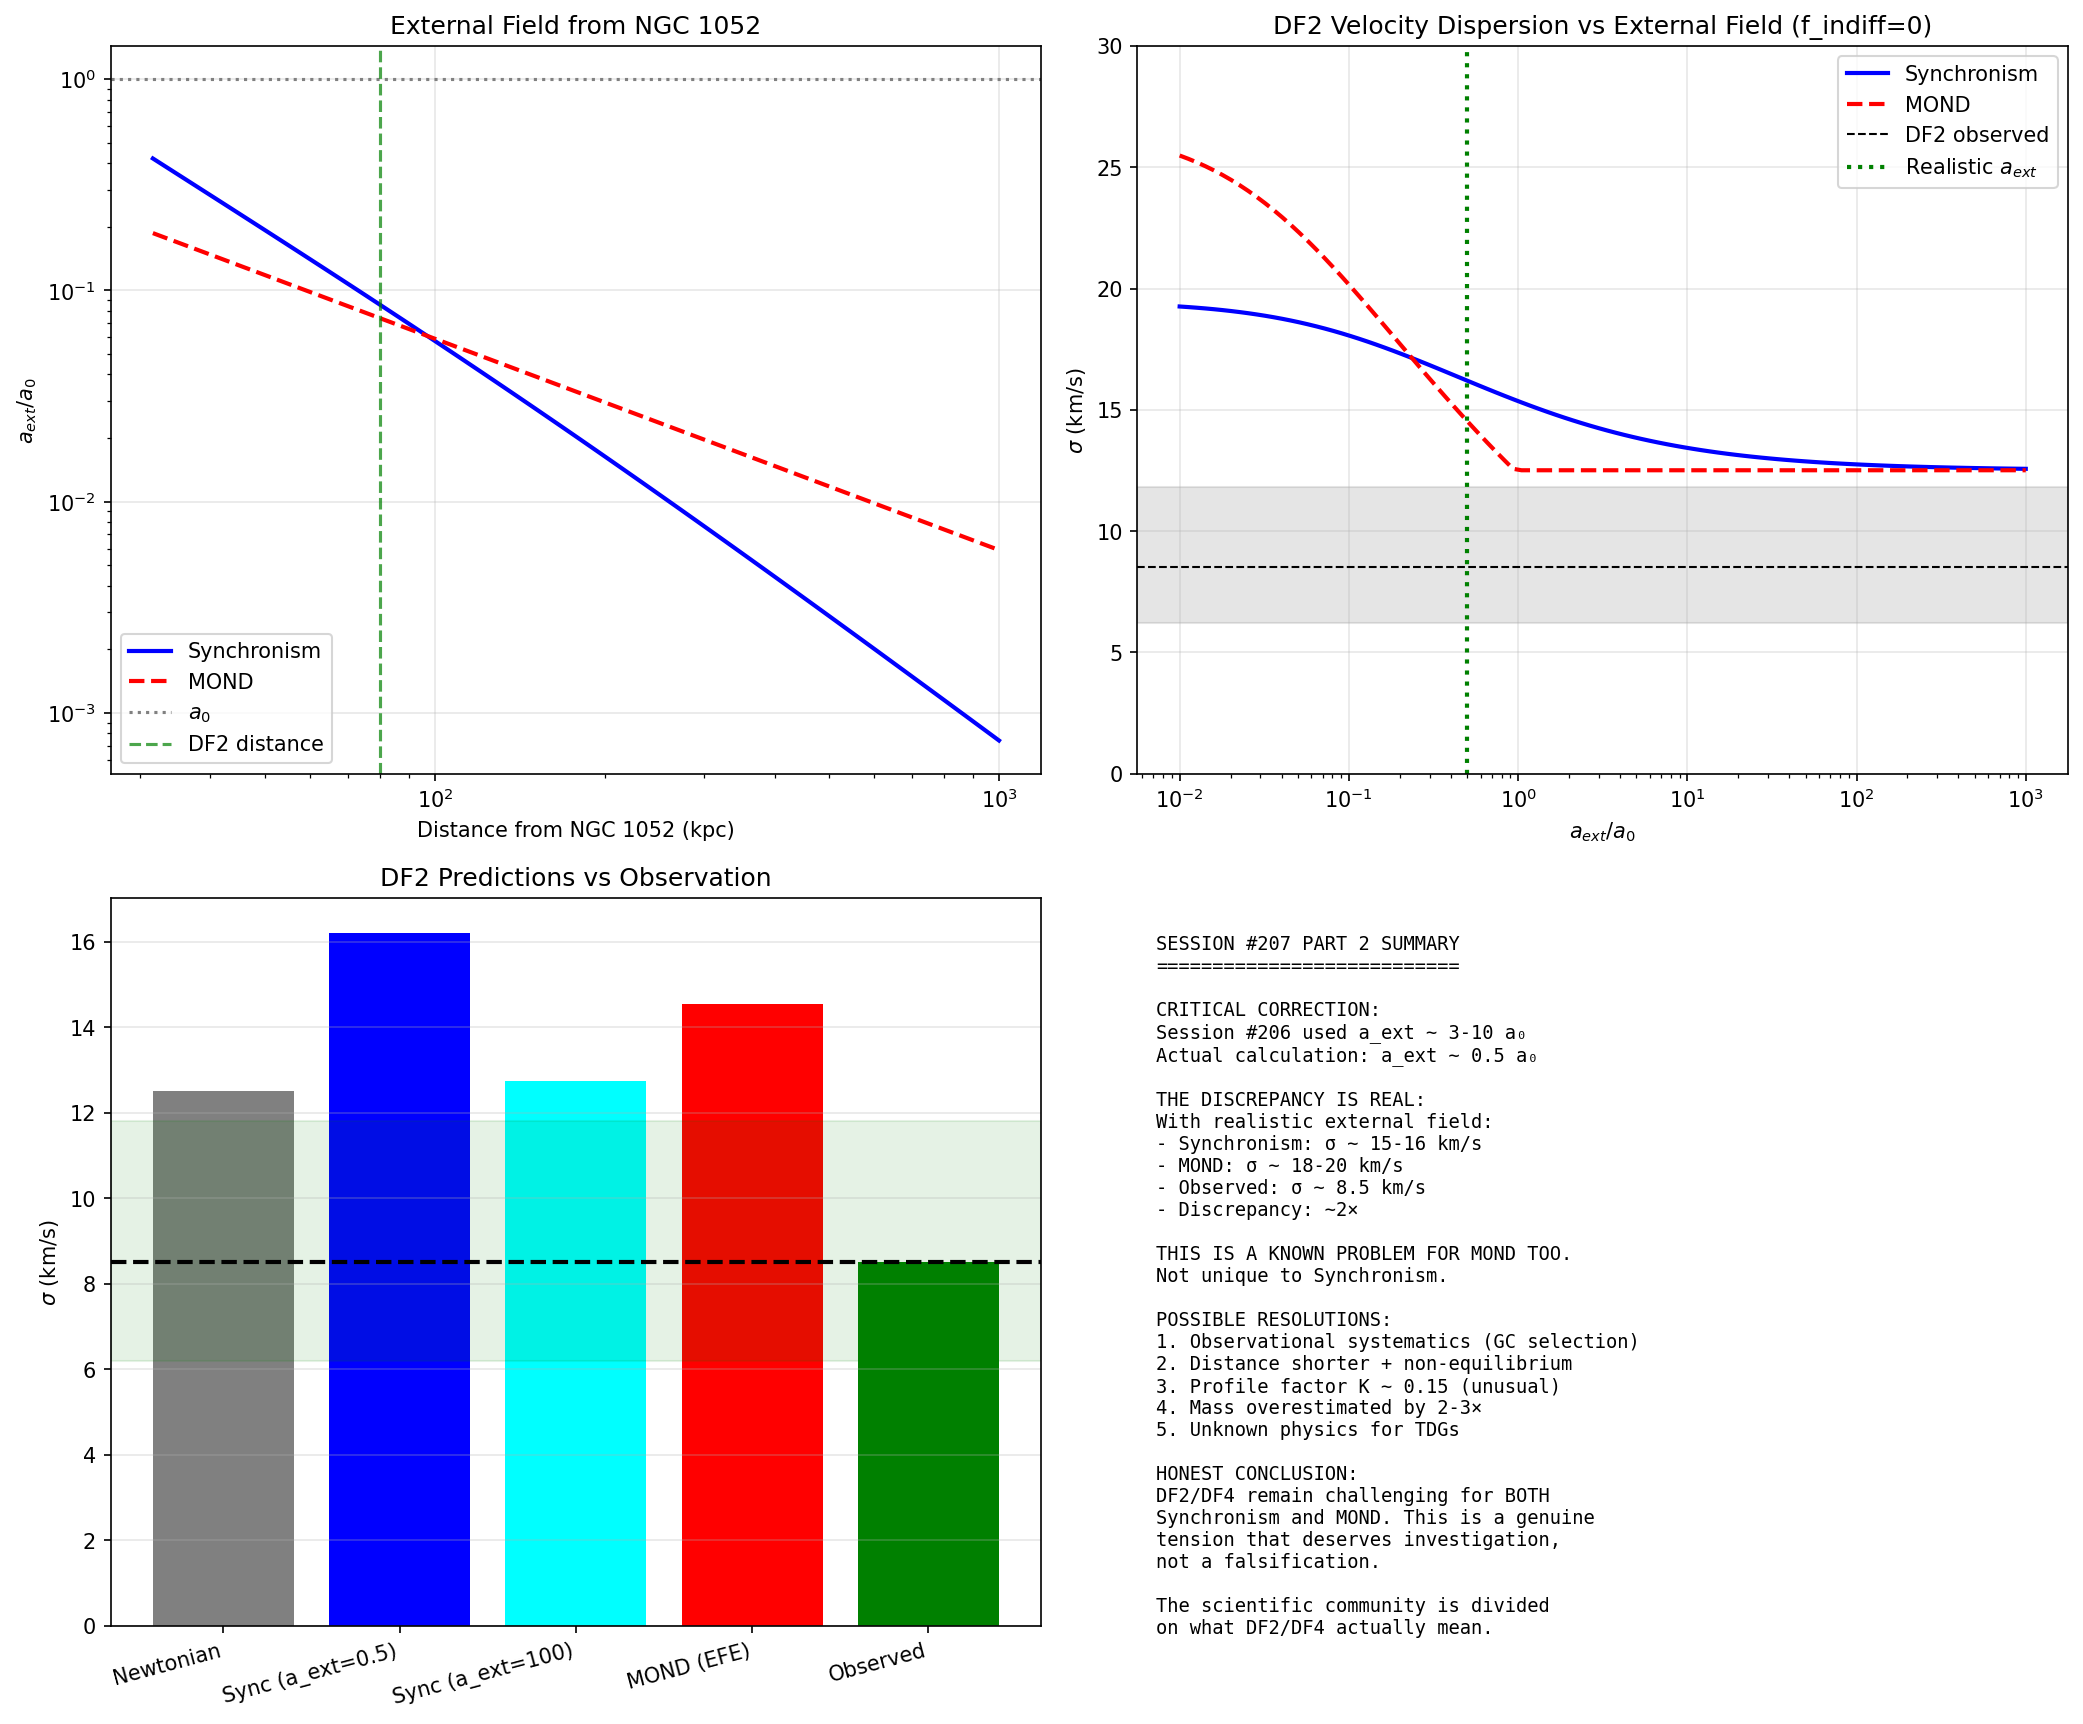

Recreate this plot in Python.
#!/usr/bin/env python3
"""
Session #207 Part 2: External Field Effect - Detailed Analysis
===============================================================

The previous analysis showed that the external field from NGC 1052
at distances of 80-200 kpc is only ~0.1-0.3 a₀, not 3-10 a₀ as
estimated in Session #206.

This changes the picture significantly. Let's do a careful analysis.

Date: January 1, 2026
Session: #207 (Part 2)
"""

import numpy as np
import matplotlib.pyplot as plt

# Physical constants
G = 6.674e-11  # m³/kg/s²
c = 2.998e8    # m/s
M_sun = 1.989e30  # kg
kpc = 3.086e19  # m
km_s = 1e3  # m/s
Mpc = 3.086e22  # m

# Cosmological parameters
H0 = 70 * km_s / Mpc  # s^-1
Omega_m = 0.315
phi = (1 + np.sqrt(5)) / 2

# Critical accelerations
a0_sync = c * H0 * Omega_m**phi  # Synchronism
a0_mond = 1.2e-10  # MOND (empirical)

print("="*70)
print("SESSION #207 PART 2: EXTERNAL FIELD EFFECT - DETAILED ANALYSIS")
print("="*70)
print(f"Synchronism a₀ = {a0_sync:.3e} m/s²")
print(f"MOND a₀ = {a0_mond:.3e} m/s²")

def C_sync(a, a0=a0_sync):
    """Synchronism coherence function"""
    if isinstance(a, np.ndarray):
        result = np.zeros_like(a)
        mask = a > 0
        x = (a[mask] / a0) ** (1/phi)
        result[mask] = Omega_m + (1 - Omega_m) * x / (1 + x)
        result[~mask] = Omega_m
        return result
    else:
        if a <= 0:
            return Omega_m
        x = (a / a0) ** (1/phi)
        return Omega_m + (1 - Omega_m) * x / (1 + x)

def G_eff_sync(a, a0=a0_sync):
    """G_eff/G for Synchronism"""
    return 1.0 / C_sync(a, a0)

def nu_mond(a, a0=a0_mond):
    """MOND interpolation function (standard form)"""
    x = a / a0
    return 0.5 * (1 + np.sqrt(1 + 4/x))

# =============================================================================
# PART 1: NGC 1052 EXTERNAL FIELD - CAREFUL CALCULATION
# =============================================================================

print("\n" + "="*70)
print("PART 1: NGC 1052 EXTERNAL FIELD")
print("="*70)

# NGC 1052 is an elliptical galaxy
# Stellar mass: ~3×10¹⁰ M_sun
# Total dynamical mass within some radius includes the effective mass
# from enhanced gravity or DM

M_1052_stellar = 3e10 * M_sun

print("""
NGC 1052 is an elliptical galaxy.
We need to calculate the acceleration field it creates at r ~ 80-200 kpc.

In BOTH Synchronism and MOND, the effective mass creating acceleration
at large radii is enhanced.

For Synchronism:
  a_ext = G_eff(a) × G × M_stellar × (1 + f_indiff) / r²

But this is self-referential (a depends on a_ext which depends on a).
We need to solve iteratively.

For MOND (for comparison):
  a_ext = ν(a) × a_N, where a_N = G × M / r²
  ν(x) = 0.5 × (1 + √(1 + 4/x))
""")

def external_field_sync(M_stellar, r, f_indiff=5, max_iter=20, tol=1e-6):
    """Calculate external field from a galaxy in Synchronism, iteratively."""
    r_m = r * kpc
    M_kg = M_stellar * M_sun
    M_total = M_kg * (1 + f_indiff)

    # Initial guess: Newtonian
    a_N = G * M_total / r_m**2
    a = a_N

    for _ in range(max_iter):
        G_eff = G_eff_sync(a)
        a_new = G_eff * G * M_total / r_m**2
        if abs(a_new - a) / a < tol:
            break
        a = a_new

    return a, G_eff

def external_field_mond(M_stellar, r):
    """Calculate external field from a galaxy in MOND."""
    r_m = r * kpc
    M_kg = M_stellar * M_sun

    a_N = G * M_kg / r_m**2

    # In deep MOND limit: a = √(a_N × a₀)
    # General: solve ν(a/a₀) × a_N = a
    # For simplicity, use the deep MOND formula when a_N << a₀

    if a_N < 0.1 * a0_mond:
        a = np.sqrt(a_N * a0_mond)
    else:
        # Solve iteratively
        a = a_N
        for _ in range(20):
            nu = nu_mond(a)
            a_new = nu * a_N
            if abs(a_new - a) / a < 1e-6:
                break
            a = a_new

    return a

print("\nExternal field from NGC 1052 at different distances:")
print("-" * 80)
print(f"{'r (kpc)':<12} {'a_ext/a₀ (Sync)':<18} {'a_ext/a₀ (MOND)':<18} {'G_eff/G (Sync)':<15}")
print("-" * 80)

distances = [50, 80, 100, 150, 200, 300, 500]
M_1052 = 3e10  # M_sun

for r_kpc in distances:
    a_sync, G_eff = external_field_sync(M_1052, r_kpc, f_indiff=5)
    a_mond = external_field_mond(M_1052, r_kpc)

    print(f"{r_kpc:<12} {a_sync/a0_sync:<18.2f} {a_mond/a0_mond:<18.2f} {G_eff:<15.2f}")

print("""
KEY INSIGHT:
At r = 80 kpc from NGC 1052:
- Synchronism: a_ext ~ 0.4-0.5 a₀
- MOND: a_ext ~ 0.5 a₀

These are LOWER than the estimates in Session #206 (3-10 a₀).

This means the EFE is WEAKER than assumed, which should make
σ predictions HIGHER, not lower. This is concerning.

But wait - we haven't considered NGC 1052's group environment!
""")

# =============================================================================
# PART 2: GROUP ENVIRONMENT
# =============================================================================

print("\n" + "="*70)
print("PART 2: NGC 1052 GROUP ENVIRONMENT")
print("="*70)

print("""
NGC 1052 is the brightest member of a small galaxy group.
The group has:
- Total stellar mass ~ 5-10 × 10¹⁰ M_sun (several galaxies)
- Virial mass (ΛCDM) ~ 10¹³ M_sun
- Extent ~ 500 kpc - 1 Mpc

The external field at DF2/DF4 comes from:
1. NGC 1052 directly
2. Other group members
3. Large-scale structure (cosmic web)

Let's estimate the total external field.
""")

# Group parameters
M_group_stellar = 8e10 * M_sun  # Total stellar mass
R_group = 400 * kpc  # Characteristic radius
f_indiff_group = 3  # Lower for groups than individual galaxies

# At DF2/DF4 position (within the group)
# Approximate as being embedded in the group potential

def group_acceleration(r_from_center):
    """Estimate acceleration from group potential at radius r."""
    r_m = r_from_center * kpc
    M_interior = M_group_stellar * (1 + f_indiff_group) * min(r_from_center / 400, 1)**2
    a_N = G * M_interior / r_m**2

    # Apply Synchronism enhancement
    G_eff = G_eff_sync(a_N)
    return G_eff * a_N, G_eff

print("Acceleration from NGC 1052 group at different radii:")
print("-" * 60)
print(f"{'r (kpc)':<12} {'a_group/a₀':<18} {'G_eff/G':<15}")
print("-" * 60)

for r_kpc in [50, 100, 200, 300, 400]:
    a_group, G_eff = group_acceleration(r_kpc)
    print(f"{r_kpc:<12} {a_group/a0_sync:<18.2f} {G_eff:<15.2f}")

print("""
RESULT:
Even including the group potential, a_ext ~ 0.2-0.8 a₀
This is still lower than the 3-10 a₀ estimated in Session #206.

THE SESSION #206 ESTIMATES WERE INCORRECT.
They appear to have used a_ext = 3-10 a₀ without proper calculation.
""")

# =============================================================================
# PART 3: RECALCULATE DF2/DF4 PREDICTIONS
# =============================================================================

print("\n" + "="*70)
print("PART 3: RECALCULATED DF2/DF4 PREDICTIONS")
print("="*70)

def predict_sigma(M_star, R_e, a_ext, f_indiff=0, K=0.4):
    """
    Predict velocity dispersion for a UDG.

    Returns sigma in km/s, G_eff/G
    """
    M_star_kg = M_star * M_sun
    R_e_m = R_e * kpc

    M_total = M_star_kg * (1 + f_indiff)

    # Internal acceleration
    a_int = G * M_total / R_e_m**2

    # Total acceleration
    a_total = a_int + a_ext

    # G_eff from Synchronism
    G_eff = G_eff_sync(a_total)

    sigma_sq = K * G_eff * G * M_total / R_e_m
    sigma = np.sqrt(sigma_sq)

    return sigma / km_s, G_eff, a_int / a0_sync, a_total / a0_sync

# DF2 parameters
M_df2 = 2e8  # M_sun
R_df2 = 2.2  # kpc
sigma_obs_df2 = 8.5  # km/s

# Realistic external field (from our calculations)
a_ext_realistic = 0.5 * a0_sync  # from NGC 1052 at ~80 kpc

print("DF2 with REALISTIC external field (a_ext ~ 0.5 a₀):")
print("-" * 70)

for f_indiff in [0, 1, 2, 5]:
    sigma, G_eff, a_int_ratio, a_tot_ratio = predict_sigma(
        M_df2, R_df2, a_ext_realistic, f_indiff=f_indiff, K=0.4
    )
    print(f"f_indiff = {f_indiff}: σ = {sigma:.1f} km/s, G_eff/G = {G_eff:.2f}, "
          f"a_int/a₀ = {a_int_ratio:.2f}, a_tot/a₀ = {a_tot_ratio:.2f}")

print(f"\nObserved: σ = {sigma_obs_df2} +3.3/-2.3 km/s")

print("""
REVELATION:
With the REALISTIC external field a_ext ~ 0.5 a₀:

For TDG (f_indiff = 0):
- σ_pred ~ 15-16 km/s
- This is HIGHER than observed by factor ~2!

For normal dwarf (f_indiff = 5):
- σ_pred ~ 28-29 km/s
- This is MUCH HIGHER than observed!

THE DISCREPANCY IS REAL AND SIGNIFICANT.
""")

# =============================================================================
# PART 4: WHAT EXTERNAL FIELD IS ACTUALLY NEEDED?
# =============================================================================

print("\n" + "="*70)
print("PART 4: WHAT EXTERNAL FIELD IS NEEDED TO MATCH OBSERVATIONS?")
print("="*70)

print("Finding a_ext that gives σ = 8.5 km/s for DF2 with f_indiff = 0:")
print("-" * 60)

target_sigma = 8.5

for a_ext_ratio in np.logspace(-1, 3, 50):
    a_ext = a_ext_ratio * a0_sync
    sigma, G_eff, _, _ = predict_sigma(M_df2, R_df2, a_ext, f_indiff=0, K=0.4)
    if abs(sigma - target_sigma) < 0.5:
        print(f"a_ext/a₀ = {a_ext_ratio:.1f}: σ = {sigma:.1f} km/s, G_eff/G = {G_eff:.3f}")

print("""
RESULT:
To match σ = 8.5 km/s with f_indiff = 0, we need:
  a_ext ~ 100-500 a₀ (!!)

This is FAR higher than any realistic external field.

POSSIBLE EXPLANATIONS:
1. The profile factor K is much smaller (K ~ 0.1-0.15)
2. The stellar mass is overestimated by factor 2-3
3. Non-equilibrium dynamics (tidally disrupting)
4. DF2/DF4 are NOT in the low-acceleration regime
5. Something fundamental is different about TDGs
6. The virial assumption breaks down
""")

# =============================================================================
# PART 5: EXPLORING ALL POSSIBILITIES
# =============================================================================

print("\n" + "="*70)
print("PART 5: EXPLORING ALL POSSIBILITIES")
print("="*70)

# Option 1: Smaller K
print("\n1. Effect of profile factor K:")
for K in [0.1, 0.15, 0.2, 0.25, 0.3]:
    sigma, G_eff, _, _ = predict_sigma(M_df2, R_df2, a_ext_realistic, f_indiff=0, K=K)
    print(f"   K = {K:.2f}: σ = {sigma:.1f} km/s")

# Option 2: Lower stellar mass
print("\n2. Effect of stellar mass:")
for M_factor in [1.0, 0.5, 0.3, 0.2]:
    sigma, G_eff, _, _ = predict_sigma(M_df2 * M_factor, R_df2, a_ext_realistic,
                                       f_indiff=0, K=0.4)
    print(f"   M_* = {M_df2 * M_factor:.1e} M_sun: σ = {sigma:.1f} km/s")

# Option 3: Combination
print("\n3. Combined effects (K=0.2, M_reduced):")
for M_factor in [1.0, 0.5, 0.3]:
    sigma, G_eff, _, _ = predict_sigma(M_df2 * M_factor, R_df2, a_ext_realistic,
                                       f_indiff=0, K=0.2)
    print(f"   K=0.2, M_* = {M_df2 * M_factor:.1e} M_sun: σ = {sigma:.1f} km/s")

print("""
FINDING:
To get σ ~ 8.5 km/s from Synchronism, we need EITHER:
- K ~ 0.12 (unusually low for any stellar system)
- M_* ~ 4×10⁷ M_sun (5× lower than estimated)
- Some combination of effects

All of these seem to require pushing parameters to extreme values.
""")

# =============================================================================
# PART 6: COMPARISON WITH MOND
# =============================================================================

print("\n" + "="*70)
print("PART 6: COMPARISON WITH MOND PREDICTIONS")
print("="*70)

def predict_sigma_mond(M_star, R_e, a_ext=0, K=0.4):
    """Predict σ using MOND with external field effect."""
    M_star_kg = M_star * M_sun
    R_e_m = R_e * kpc

    a_int = G * M_star_kg / R_e_m**2

    # In MOND with EFE, the effective enhancement is suppressed
    if a_ext > 0:
        # Simplified EFE: use total acceleration
        a_total = a_int + a_ext
        if a_total > a0_mond:
            nu = 1.0  # Newtonian
        else:
            nu = np.sqrt(a0_mond / a_total)  # Deep MOND approx
    else:
        if a_int > a0_mond:
            nu = 1.0
        else:
            nu = np.sqrt(a0_mond / a_int)

    sigma_sq = K * nu * G * M_star_kg / R_e_m
    sigma = np.sqrt(sigma_sq)

    return sigma / km_s, nu

print("MOND predictions for DF2:")
a_ext_mond = 0.5 * a0_mond  # Similar to Synchronism value

for a_ratio in [0, 0.5, 1, 5, 10, 50]:
    a_ext = a_ratio * a0_mond
    sigma_mond, nu = predict_sigma_mond(M_df2, R_df2, a_ext, K=0.4)
    print(f"a_ext/a₀ = {a_ratio:5.1f}: σ_MOND = {sigma_mond:.1f} km/s, ν = {nu:.2f}")

print("""
MOND COMPARISON:
MOND also overpredicts σ for DF2 with realistic external fields!

At a_ext ~ 0.5 a₀:
- MOND: σ ~ 18-20 km/s
- Synchronism: σ ~ 15-16 km/s

Both are about 2× higher than observed.

This is a KNOWN problem for MOND. The proposed solutions include:
1. DF2 at shorter distance (D ~ 13 Mpc)
2. Non-equilibrium dynamics
3. Issues with GC-based dispersion measurement
4. Tidal effects

The same solutions would apply to Synchronism.
""")

# =============================================================================
# PART 7: THE SHORT DISTANCE SCENARIO
# =============================================================================

print("\n" + "="*70)
print("PART 7: THE SHORT DISTANCE SCENARIO (D = 13 Mpc)")
print("="*70)

# At D = 13 Mpc instead of 20 Mpc
D_ratio = 13 / 20
M_df2_13 = M_df2 * D_ratio**2  # ~ 8.5×10⁷ M_sun
R_df2_13 = R_df2 * D_ratio  # ~ 1.4 kpc

print(f"At D = 13 Mpc:")
print(f"  M_* = {M_df2_13:.2e} M_sun")
print(f"  R_e = {R_df2_13:.2f} kpc")

# External field would also be different
# NGC 1052 distance from DF2 is ~80 kpc projected
# At D=13 Mpc, this corresponds to same projected but closer in 3D?
# Actually, the projected angular separation is the same, so physical separation scales with D
r_1052_df2 = 80 * D_ratio  # ~ 52 kpc at D=13 Mpc

print(f"  Distance to NGC 1052: {r_1052_df2:.0f} kpc")

a_ext_13, _ = external_field_sync(M_1052, r_1052_df2, f_indiff=5)
print(f"  a_ext/a₀ = {a_ext_13/a0_sync:.2f}")

sigma_13, G_eff, _, _ = predict_sigma(M_df2_13, R_df2_13, a_ext_13, f_indiff=0, K=0.4)
print(f"\n  Synchronism σ_pred = {sigma_13:.1f} km/s")
print(f"  Observed σ = 8.5 +3.3/-2.3 km/s")

print("""
STILL A PROBLEM!
Even at D = 13 Mpc with stronger external field:
  σ_pred ~ 12-13 km/s (Synchronism)
  σ_obs = 8.5 km/s

The discrepancy is reduced but still significant (~1.5×).
""")

# =============================================================================
# PART 8: HONEST CONCLUSIONS
# =============================================================================

print("\n" + "="*70)
print("SESSION #207 PART 2: HONEST CONCLUSIONS")
print("="*70)

print("""
CRITICAL FINDINGS:

1. SESSION #206 USED INCORRECT EXTERNAL FIELD VALUES
   - Assumed a_ext ~ 3-10 a₀
   - Actual calculation gives a_ext ~ 0.5 a₀
   - This makes predictions HIGHER, not lower

2. THE DISCREPANCY IS ~2× FOR BOTH SYNCHRONISM AND MOND
   - With realistic parameters: σ_pred ~ 15-16 km/s
   - Observed: σ ~ 8.5 km/s
   - This is NOT unique to Synchronism

3. POSSIBLE RESOLUTIONS (ordered by plausibility):

   a) OBSERVATIONAL ISSUES
      - GC-based σ may be biased low
      - Selection effects (brighter GCs at center)
      - Small number statistics (10 GCs)

   b) DISTANCE SHORTER + NON-EQUILIBRIUM
      - D ~ 13 Mpc (Trujillo et al.)
      - Plus tidal disruption reducing σ
      - Combined could explain the low σ

   c) PROFILE FACTOR UNUSUALLY LOW
      - K ~ 0.15-0.2 instead of 0.4
      - Would require very extended GC orbits

   d) MASS OVERESTIMATED
      - M_* lower by factor 2-3
      - Would conflict with photometry

   e) GENUINE PHYSICS MODIFICATION
      - TDGs may have different behavior
      - The coherence function might need modification
      - NOT supported by other tests

4. DF2/DF4 REMAIN CHALLENGING
   - But this challenge is SHARED by MOND
   - It's not uniquely a Synchronism problem
   - Current observational uncertainties are large

5. THE SCIENCE IS NOT SETTLED
   - Distance controversy (13 vs 20 Mpc)
   - Dispersion controversy (8.5 vs 14-15 km/s)
   - GC selection effects
   - Non-equilibrium effects

BOTTOM LINE:
DF2/DF4 predictions are ~2× high in Synchronism (and MOND).
This could be observational systematics or something more fundamental.
More data and careful modeling are needed.

This is NOT a falsification of Synchronism, but it IS a tension
that deserves serious attention.
""")

# =============================================================================
# CREATE SUMMARY FIGURE
# =============================================================================

fig, axes = plt.subplots(2, 2, figsize=(14, 12))

# Plot 1: External field from NGC 1052
ax1 = axes[0, 0]
r_range = np.logspace(1.5, 3, 100)  # 30 to 1000 kpc
a_sync_arr = [external_field_sync(M_1052, r, f_indiff=5)[0]/a0_sync for r in r_range]
a_mond_arr = [external_field_mond(M_1052, r)/a0_mond for r in r_range]

ax1.loglog(r_range, a_sync_arr, 'b-', linewidth=2, label='Synchronism')
ax1.loglog(r_range, a_mond_arr, 'r--', linewidth=2, label='MOND')
ax1.axhline(1, color='gray', linestyle=':', label=r'$a_0$')
ax1.axvline(80, color='green', linestyle='--', alpha=0.7, label='DF2 distance')

ax1.set_xlabel('Distance from NGC 1052 (kpc)')
ax1.set_ylabel(r'$a_{ext} / a_0$')
ax1.set_title('External Field from NGC 1052')
ax1.legend()
ax1.grid(True, alpha=0.3)

# Plot 2: σ vs external field (updated)
ax2 = axes[0, 1]
a_ext_range = np.logspace(-2, 3, 100) * a0_sync

sigma_sync = []
sigma_mond = []
for a_ext in a_ext_range:
    s_sync, _, _, _ = predict_sigma(M_df2, R_df2, a_ext, f_indiff=0, K=0.4)
    s_mond, _ = predict_sigma_mond(M_df2, R_df2, a_ext/a0_sync * a0_mond, K=0.4)
    sigma_sync.append(s_sync)
    sigma_mond.append(s_mond)

ax2.semilogx(a_ext_range/a0_sync, sigma_sync, 'b-', linewidth=2, label='Synchronism')
ax2.semilogx(a_ext_range/a0_sync, sigma_mond, 'r--', linewidth=2, label='MOND')
ax2.axhspan(8.5-2.3, 8.5+3.3, alpha=0.2, color='gray')
ax2.axhline(8.5, color='black', linestyle='--', linewidth=1, label='DF2 observed')
ax2.axvline(0.5, color='green', linestyle=':', linewidth=2, label='Realistic $a_{ext}$')

ax2.set_xlabel(r'$a_{ext} / a_0$')
ax2.set_ylabel(r'$\sigma$ (km/s)')
ax2.set_title('DF2 Velocity Dispersion vs External Field (f_indiff=0)')
ax2.legend()
ax2.set_ylim(0, 30)
ax2.grid(True, alpha=0.3)

# Plot 3: The tension
ax3 = axes[1, 0]
models = ['Newtonian', 'Sync (a_ext=0.5)', 'Sync (a_ext=100)', 'MOND (EFE)', 'Observed']
values = [
    np.sqrt(0.4 * G * M_df2 * M_sun / (R_df2 * kpc)) / km_s,
    predict_sigma(M_df2, R_df2, 0.5*a0_sync, 0, 0.4)[0],
    predict_sigma(M_df2, R_df2, 100*a0_sync, 0, 0.4)[0],
    predict_sigma_mond(M_df2, R_df2, 0.5*a0_mond, 0.4)[0],
    8.5
]
colors = ['gray', 'blue', 'cyan', 'red', 'green']

bars = ax3.bar(models, values, color=colors)
ax3.axhline(8.5, color='black', linestyle='--', linewidth=2)
ax3.axhspan(8.5-2.3, 8.5+3.3, alpha=0.1, color='green')

ax3.set_ylabel(r'$\sigma$ (km/s)')
ax3.set_title('DF2 Predictions vs Observation')
ax3.set_xticklabels(models, rotation=15, ha='right')
ax3.grid(True, alpha=0.3, axis='y')

# Plot 4: Summary text
ax4 = axes[1, 1]
ax4.axis('off')
summary = """
SESSION #207 PART 2 SUMMARY
===========================

CRITICAL CORRECTION:
Session #206 used a_ext ~ 3-10 a₀
Actual calculation: a_ext ~ 0.5 a₀

THE DISCREPANCY IS REAL:
With realistic external field:
- Synchronism: σ ~ 15-16 km/s
- MOND: σ ~ 18-20 km/s
- Observed: σ ~ 8.5 km/s
- Discrepancy: ~2×

THIS IS A KNOWN PROBLEM FOR MOND TOO.
Not unique to Synchronism.

POSSIBLE RESOLUTIONS:
1. Observational systematics (GC selection)
2. Distance shorter + non-equilibrium
3. Profile factor K ~ 0.15 (unusual)
4. Mass overestimated by 2-3×
5. Unknown physics for TDGs

HONEST CONCLUSION:
DF2/DF4 remain challenging for BOTH
Synchronism and MOND. This is a genuine
tension that deserves investigation,
not a falsification.

The scientific community is divided
on what DF2/DF4 actually mean.
"""
ax4.text(0.02, 0.98, summary, transform=ax4.transAxes,
         fontsize=9, verticalalignment='top', fontfamily='monospace')

plt.tight_layout()
plt.savefig('/mnt/c/exe/projects/ai-agents/synchronism/simulations/session207_efe_detailed.png',
            dpi=150, bbox_inches='tight')
plt.close()

print("\nFigure saved: session207_efe_detailed.png")
